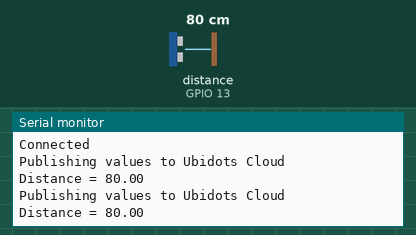
Bench run of a sketch on a simulated ESP32. Parts: the last lines printed to the serial monitor. Wiring (inferred from the names in the program): ultrasonic range finder: trigger GPIO 12; echo GPIO 13. The test bench sets the inputs (shaded band); at power-on: distance to the obstacle (sensor on GPIO 13) 80 cm. The echo pulse lasts 58.3 µs per cm; WiFi joins after 1.5 s; servers stay silent unless stated; no MQTT or app messages arrive unless stated.

Above: at 2.7 s.
2.8 s: distance to the obstacle (sensor on GPIO 13) set to 2 cm
At 3.9 s:
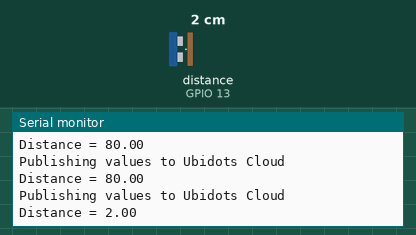
4.3 s: distance to the obstacle (sensor on GPIO 13) set to 4 cm
At 5.4 s:
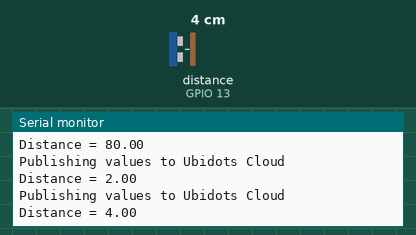
Timing chart, 0 to 7.3 s (numbered marks = the images above; inputs shaded):
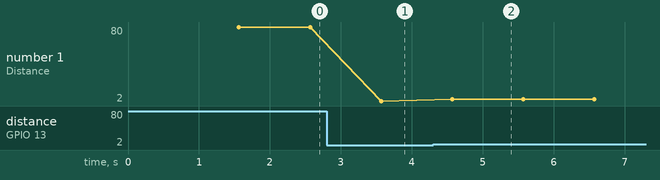

The sketch:

Distance_Ubidot_connected.ino
```cpp
/****************************************
 * Include Libraries
 ****************************************/
#include <WiFi.h>
#include <PubSubClient.h>

/****************************************
 * Define Constants
 ****************************************/
namespace {
 #define WIFISSID "Ariel_University" // Put your WifiSSID here
#define PASSWORD "" // Put your wifi password here
#define TOKEN "BBFF-75uFXzPDgmgSp1Is3IeNeRWYfzxiH8" // Put your Ubidots' TOKEN
#define MQTT_CLIENT_NAME "ZDRFEDPAVO" // MQTT client Name, please enter your own 8-12 alphanumeric character ASCII string;
                                           //it should be a random and unique ascii string and different from all other devices

  const char * VARIABLE_LABEL = "distance"; // Assing the variable label
  const char * DEVICE_LABEL = "esp32"; // Assig the device label
  const char * MQTT_BROKER = "industrial.api.ubidots.com";
  const int trigPin = 12; // Triger pin of the HC-SR04
  const int echoPin = 13; // Echo pin of the HC-SR04
}

/* Sensor's declarations */
long duration;
float distance;
/* Space to store the request */
char payload[300];
char topic[150];
/* Space to store values to send */
char str_sensor[10];

/****************************************
 * Auxiliar Functions
 ****************************************/
WiFiClient ubidots;
PubSubClient client(ubidots);

void callback(char* topic, byte* payload, unsigned int length) {
  char p[length + 1];
  memcpy(p, payload, length);
  p[length] = NULL;
  String message(p);
  Serial.write(payload, length);
  Serial.println(topic);
}

void reconnect() {
  // Loop until we're reconnected
  while (!client.connected()) {
    Serial.println("Attempting MQTT connection...");

    // Attemp to connect
    if (client.connect(MQTT_CLIENT_NAME, TOKEN, "")) {
      Serial.println("Connected");
    } else {
      Serial.print("Failed, rc=");
      Serial.print(client.state());
      Serial.println(" try again in 2 seconds");
      // Wait 2 seconds before retrying
      delay(2000);
    }
  }
}

/****************************************
 * Sensor Functions
 ****************************************/
float readDistance() {
  digitalWrite(trigPin, HIGH);
  delayMicroseconds(10);
  digitalWrite(trigPin, LOW);
  duration = (pulseIn(echoPin, HIGH));
  distance = float(duration/29/2);
  return distance;
}

/****************************************
 * Main Functions
 ****************************************/
void setup() {
  Serial.begin(115200);
  WiFi.begin(WIFISSID, PASSWORD);

  /* Assign the PINS as INPUT/OUTPUT */
  pinMode(trigPin, OUTPUT);
  pinMode(echoPin, INPUT);

  Serial.println();
  Serial.print("Wait for WiFi...");

  while (WiFi.status() != WL_CONNECTED) {
    Serial.print(".");
    delay(500);
  }

  Serial.println("");
  Serial.println("WiFi Connected");
  Serial.println("IP address: ");
  Serial.println(WiFi.localIP());
  client.setServer(MQTT_BROKER, 1883);
  client.setCallback(callback);
}

void loop() {
  if (!client.connected()) {
    reconnect();
  }


  /* call the funtion readDistance() */
  distance = readDistance();

  /* 4 is mininum width, 2 is precision; float value is copied onto str_sensor*/
  dtostrf(distance, 4, 2, str_sensor);

  /* Building the Ubidots request */
  sprintf(topic, "%s%s", "/v1.6/devices/", DEVICE_LABEL);
  sprintf(payload, "%s", ""); // Cleans the payload
  sprintf(payload, "{\"%s\":", VARIABLE_LABEL); // Adds the variable label
  sprintf(payload, "%s {\"value\": %s}}", payload, str_sensor); // Adds the value

 // sprintf(payload, "%s: %s", VARIABLE_LABEL, str_sensor); // Adds the variable label
  //sprintf(payload, "%s {"value": %s}}", payload, str_sensor);
  /* Print the sensor reading to the Serial Monitor */
  Serial.println("Publishing values to Ubidots Cloud");
  Serial.print("Distance = ");
  Serial.println(distance);

  /* Publish the request to Ubidots */
   client.publish(topic, payload);
  client.loop();
  delay(1000);
}
```

Measured:
- after the input at 2.8 s, the serial monitor: prints a new line after 0.77 s (image 1)
- after the input at 4.3 s, the serial monitor: prints a new line after 0.27 s (image 2)
- plotted number 1: 80 → 2 after the input at 2.8 s, 2 → 4 after the input at 4.3 s
